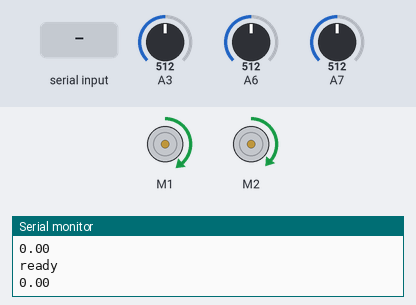
Bench run of a sketch on a simulated Arduino Nano, built with avr-gcc and run on an emulated ATmega328P. Parts: 2 × DC motor (green arrow = forward, orange = backward, longer = faster), the last lines printed to the serial monitor. The inputs (shaded band) are chosen by the test bench; at power-on: A3 = 512, A6 = 512, A7 = 512. At 9.3 s the program stops and its outputs stay as they are.

Above: at 1.2 s.
1.3 s: "90,45\n" received over Serial
At 1.7 s:
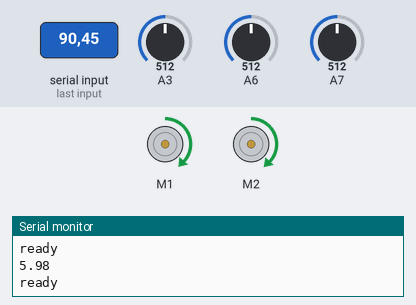
2.9 s: "30,150\n" received over Serial
At 4.2 s:
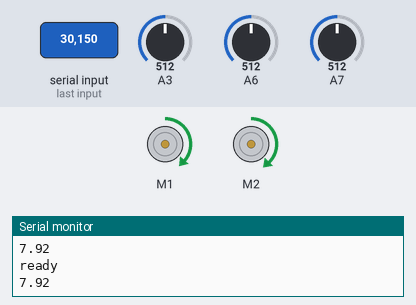
4.5 s: "200\n" received over Serial
At 5.2 s:
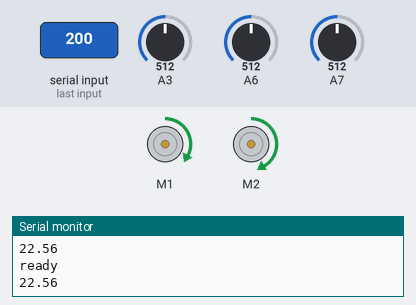
6.1 s: "5\n" received over Serial
At 7.2 s:
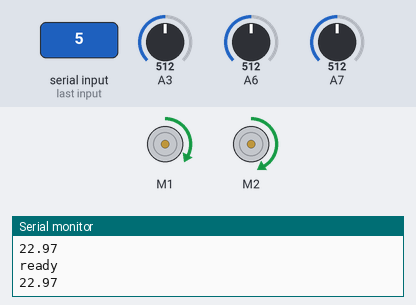
7.6 s: "90\n" received over Serial
At 8.3 s:
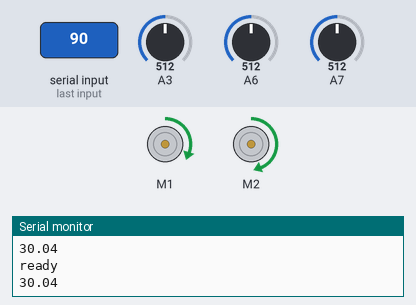
9.2 s: "stop\n" received over Serial
Timing chart, 0 to 10.8 s (numbered marks = the images above; inputs shaded):
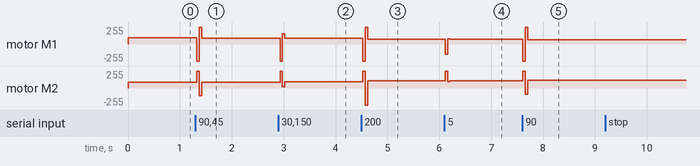

The sketch:

redbot.ino
```cpp
#include <RedBot.h>


RedBotMotors motors;
RedBotSensor leftIR = RedBotSensor(A3);
RedBotSensor centerIR = RedBotSensor(A6);
RedBotSensor rightIR = RedBotSensor(A7);

String command;
float lastError = 0;
long lastErrorTime = millis();
float integral = 0.0;
float derivative = 0.0;

const unsigned int rBaseSpeed = 85;
const unsigned int lBaseSpeed = 95;
const float Ku = rBaseSpeed + 95, Tu = 20;
const float Kp = 0.6 * Ku;
const float Ki = 2.0 * Kp / Tu;
const float Kd = (Kp * Tu) / 8.0;

const unsigned short IR_THRESH = 500;


void setup() {
	Serial.begin(9600);
}


void loop() {
	Serial.println("ready");
	delay(5);

	while (Serial.available() > 0) {
		delay(3);
		char c = Serial.read();
		if (c == '\n') {
			break;
		} else {
			command += c;
		}
	}

	if (command.equals("stop")) {
		motors.brake();
		exit(0);
	}

	long errorTime = millis();
	long iterationTime = errorTime - lastErrorTime;

	float error = atof(command.c_str());

	bool onCenter = centerIR.read() > IR_THRESH;
	bool onLeft = leftIR.read() > IR_THRESH;
	bool onRight = rightIR.read() > IR_THRESH;
	if (onCenter && (onLeft || onRight)) {
		error = 0.4 * error;
	}

	integral = (error / iterationTime) + integral;
	derivative = (error - lastError) / iterationTime;

	float correction = Kp * error + Ki * integral + Kd * derivative;
	Serial.println(correction);

	motors.leftMotor((int) (correction - lBaseSpeed));
	motors.rightMotor((int) (rBaseSpeed + correction));

	lastError = error;
	lastErrorTime = errorTime;

	command = "";

	delay(40);
}
```

Measured:
- after the input at 1.3 s, motor M1: forward 94/255 → forward 88/255 at once; motor M2: forward 84/255 → forward 89/255 at once
- after the input at 2.9 s, motor M1: forward 88/255 → forward 86/255 at once; motor M2: forward 89/255 → forward 91/255 at once
- after the input at 4.5 s, motor M1: forward 86/255 → forward 71/255 at once; motor M2: forward 91/255 → forward 106/255 at once
- after the input at 6.1 s, motor M1: forward 71/255 → backward 153/255 at once, → forward 82/255 0.05 s later, → forward 71/255 0.05 s later; motor M2: forward 106/255 → forward 255/255 at once, → forward 95/255 0.05 s later, → forward 106/255 0.05 s later
- after the input at 7.6 s, motor M1: forward 71/255 → forward 63/255 at once; motor M2: forward 106/255 → forward 114/255 at once
